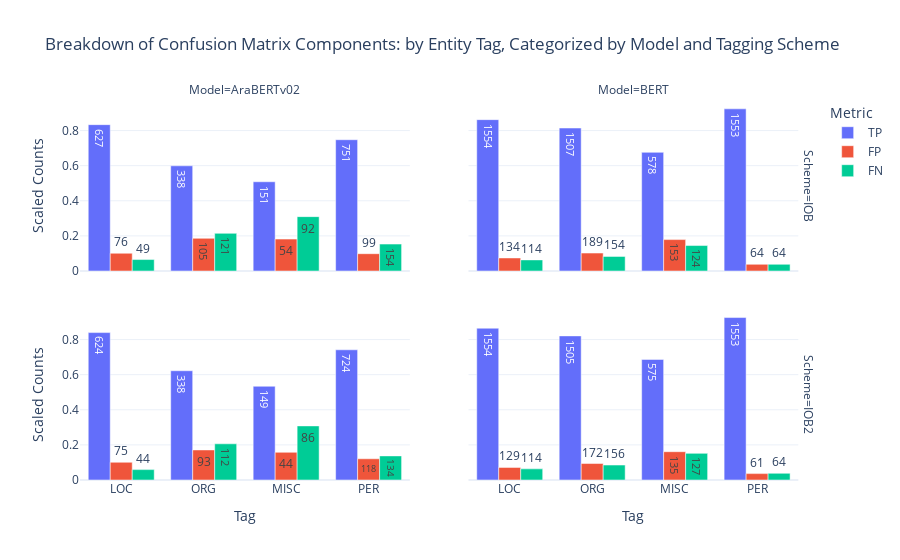

The code cell stored with this chart in its notebook:
### Code cell
confusion_bar = ConfusionBarChart(dash_data, mappings)
confusion_bar.visualize()

### Figure 1 — Plotly figure (JSON) as saved in the notebook; plotly's stock layout.template omitted (floating-point values rounded to 4 significant figures)
{"data": [{"alignmentgroup": "True", "hovertemplate": "Metric=TP<br>Scheme=IOB<br>Model=AraBERTv02<br>Tag=%{x}<br>Scaled Counts=%{y}<br>Count=%{text}<extra></extra>", "legendgroup": "TP", "marker": {"color": "#636efa", "pattern": {"shape": ""}}, "name": "TP", "offsetgroup": "TP", "orientation": "v", "showlegend": true, "text": [627, 338, 151, 751], "textposition": "auto", "type": "bar", "x": ["LOC", "ORG", "MISC", "PER"], "xaxis": "x3", "y": [0.8338, 0.5993, 0.5084, 0.748], "yaxis": "y3"}, {"alignmentgroup": "True", "hovertemplate": "Metric=TP<br>Scheme=IOB<br>Model=BERT<br>Tag=%{x}<br>Scaled Counts=%{y}<br>Count=%{text}<extra></extra>", "legendgroup": "TP", "marker": {"color": "#636efa", "pattern": {"shape": ""}}, "name": "TP", "offsetgroup": "TP", "orientation": "v", "showlegend": false, "text": [1553, 1554, 1507, 578], "textposition": "auto", "type": "bar", "x": ["PER", "LOC", "ORG", "MISC"], "xaxis": "x4", "y": [0.9239, 0.8624, 0.8146, 0.676], "yaxis": "y4"}, {"alignmentgroup": "True", "hovertemplate": "Metric=TP<br>Scheme=IOB2<br>Model=AraBERTv02<br>Tag=%{x}<br>Scaled Counts=%{y}<br>Count=%{text}<extra></extra>", "legendgroup": "TP", "marker": {"color": "#636efa", "pattern": {"shape": ""}}, "name": "TP", "offsetgroup": "TP", "orientation": "v", "showlegend": false, "text": [624, 338, 149, 724], "textposition": "auto", "type": "bar", "x": ["LOC", "ORG", "MISC", "PER"], "xaxis": "x", "y": [0.8398, 0.6225, 0.5341, 0.7418], "yaxis": "y"}, {"alignmentgroup": "True", "hovertemplate": "Metric=TP<br>Scheme=IOB2<br>Model=BERT<br>Tag=%{x}<br>Scaled Counts=%{y}<br>Count=%{text}<extra></extra>", "legendgroup": "TP", "marker": {"color": "#636efa", "pattern": {"shape": ""}}, "name": "TP", "offsetgroup": "TP", "orientation": "v", "showlegend": false, "text": [1553, 1554, 1505, 575], "textposition": "auto", "type": "bar", "x": ["PER", "LOC", "ORG", "MISC"], "xaxis": "x2", "y": [0.9255, 0.8648, 0.8211, 0.687], "yaxis": "y2"}, {"alignmentgroup": "True", "hovertemplate": "Metric=FP<br>Scheme=IOB<br>Model=AraBERTv02<br>Tag=%{x}<br>Scaled Counts=%{y}<br>Count=%{text}<extra></extra>", "legendgroup": "FP", "marker": {"color": "#EF553B", "pattern": {"shape": ""}}, "name": "FP", "offsetgroup": "FP", "orientation": "v", "showlegend": true, "text": [76, 105, 54, 99], "textposition": "auto", "type": "bar", "x": ["LOC", "ORG", "MISC", "PER"], "xaxis": "x3", "y": [0.1011, 0.1862, 0.1818, 0.09861], "yaxis": "y3"}, {"alignmentgroup": "True", "hovertemplate": "Metric=FP<br>Scheme=IOB<br>Model=BERT<br>Tag=%{x}<br>Scaled Counts=%{y}<br>Count=%{text}<extra></extra>", "legendgroup": "FP", "marker": {"color": "#EF553B", "pattern": {"shape": ""}}, "name": "FP", "offsetgroup": "FP", "orientation": "v", "showlegend": false, "text": [64, 134, 189, 153], "textposition": "auto", "type": "bar", "x": ["PER", "LOC", "ORG", "MISC"], "xaxis": "x4", "y": [0.03807, 0.07436, 0.1022, 0.1789], "yaxis": "y4"}, {"alignmentgroup": "True", "hovertemplate": "Metric=FP<br>Scheme=IOB2<br>Model=AraBERTv02<br>Tag=%{x}<br>Scaled Counts=%{y}<br>Count=%{text}<extra></extra>", "legendgroup": "FP", "marker": {"color": "#EF553B", "pattern": {"shape": ""}}, "name": "FP", "offsetgroup": "FP", "orientation": "v", "showlegend": false, "text": [75, 93, 44, 118], "textposition": "auto", "type": "bar", "x": ["LOC", "ORG", "MISC", "PER"], "xaxis": "x", "y": [0.1009, 0.1713, 0.1577, 0.1209], "yaxis": "y"}, {"alignmentgroup": "True", "hovertemplate": "Metric=FP<br>Scheme=IOB2<br>Model=BERT<br>Tag=%{x}<br>Scaled Counts=%{y}<br>Count=%{text}<extra></extra>", "legendgroup": "FP", "marker": {"color": "#EF553B", "pattern": {"shape": ""}}, "name": "FP", "offsetgroup": "FP", "orientation": "v", "showlegend": false, "text": [61, 129, 172, 135], "textposition": "auto", "type": "bar", "x": ["PER", "LOC", "ORG", "MISC"], "xaxis": "x2", "y": [0.03635, 0.07179, 0.09384, 0.1613], "yaxis": "y2"}, {"alignmentgroup": "True", "hovertemplate": "Metric=FN<br>Scheme=IOB<br>Model=AraBERTv02<br>Tag=%{x}<br>Scaled Counts=%{y}<br>Count=%{text}<extra></extra>", "legendgroup": "FN", "marker": {"color": "#00cc96", "pattern": {"shape": ""}}, "name": "FN", "offsetgroup": "FN", "orientation": "v", "showlegend": true, "text": [49, 121, 92, 154], "textposition": "auto", "type": "bar", "x": ["LOC", "ORG", "MISC", "PER"], "xaxis": "x3", "y": [0.06516, 0.2145, 0.3098, 0.1534], "yaxis": "y3"}, {"alignmentgroup": "True", "hovertemplate": "Metric=FN<br>Scheme=IOB<br>Model=BERT<br>Tag=%{x}<br>Scaled Counts=%{y}<br>Count=%{text}<extra></extra>", "legendgroup": "FN", "marker": {"color": "#00cc96", "pattern": {"shape": ""}}, "name": "FN", "offsetgroup": "FN", "orientation": "v", "showlegend": false, "text": [64, 114, 154, 124], "textposition": "auto", "type": "bar", "x": ["PER", "LOC", "ORG", "MISC"], "xaxis": "x4", "y": [0.03807, 0.06326, 0.08324, 0.145], "yaxis": "y4"}, {"alignmentgroup": "True", "hovertemplate": "Metric=FN<br>Scheme=IOB2<br>Model=AraBERTv02<br>Tag=%{x}<br>Scaled Counts=%{y}<br>Count=%{text}<extra></extra>", "legendgroup": "FN", "marker": {"color": "#00cc96", "pattern": {"shape": ""}}, "name": "FN", "offsetgroup": "FN", "orientation": "v", "showlegend": false, "text": [44, 112, 86, 134], "textposition": "auto", "type": "bar", "x": ["LOC", "ORG", "MISC", "PER"], "xaxis": "x", "y": [0.05922, 0.2063, 0.3082, 0.1373], "yaxis": "y"}, {"alignmentgroup": "True", "hovertemplate": "Metric=FN<br>Scheme=IOB2<br>Model=BERT<br>Tag=%{x}<br>Scaled Counts=%{y}<br>Count=%{text}<extra></extra>", "legendgroup": "FN", "marker": {"color": "#00cc96", "pattern": {"shape": ""}}, "name": "FN", "offsetgroup": "FN", "orientation": "v", "showlegend": false, "text": [64, 114, 156, 127], "textposition": "auto", "type": "bar", "x": ["PER", "LOC", "ORG", "MISC"], "xaxis": "x2", "y": [0.03814, 0.06344, 0.08511, 0.1517], "yaxis": "y2"}], "layout": {"annotations": [{"font": {}, "showarrow": false, "text": "Model=AraBERTv02", "x": 0.225, "xanchor": "center", "xref": "paper", "y": 1, "yanchor": "bottom", "yref": "paper"}, {"font": {}, "showarrow": false, "text": "Model=BERT", "x": 0.755, "xanchor": "center", "xref": "paper", "y": 1, "yanchor": "bottom", "yref": "paper"}, {"font": {}, "showarrow": false, "text": "Scheme=IOB2", "textangle": 90, "x": 0.98, "xanchor": "left", "xref": "paper", "y": 0.225, "yanchor": "middle", "yref": "paper"}, {"font": {}, "showarrow": false, "text": "Scheme=IOB", "textangle": 90, "x": 0.98, "xanchor": "left", "xref": "paper", "y": 0.775, "yanchor": "middle", "yref": "paper"}], "barmode": "group", "legend": {"title": {"text": "Metric"}, "tracegroupgap": 0}, "title": {"text": "Breakdown of Confusion Matrix Components: by Entity Tag, Categorized by Model and Tagging Scheme"}, "xaxis": {"anchor": "y", "domain": [0, 0.45], "title": {"text": "Tag"}}, "xaxis2": {"anchor": "y2", "domain": [0.53, 0.98], "matches": "x", "title": {"text": "Tag"}}, "xaxis3": {"anchor": "y3", "domain": [0, 0.45], "matches": "x", "showticklabels": false}, "xaxis4": {"anchor": "y4", "domain": [0.53, 0.98], "matches": "x", "showticklabels": false}, "yaxis": {"anchor": "x", "domain": [0, 0.45], "title": {"text": "Scaled Counts"}}, "yaxis2": {"anchor": "x2", "domain": [0, 0.45], "matches": "y", "showticklabels": false}, "yaxis3": {"anchor": "x3", "domain": [0.55, 1], "matches": "y", "title": {"text": "Scaled Counts"}}, "yaxis4": {"anchor": "x4", "domain": [0.55, 1], "matches": "y", "showticklabels": false}}}
